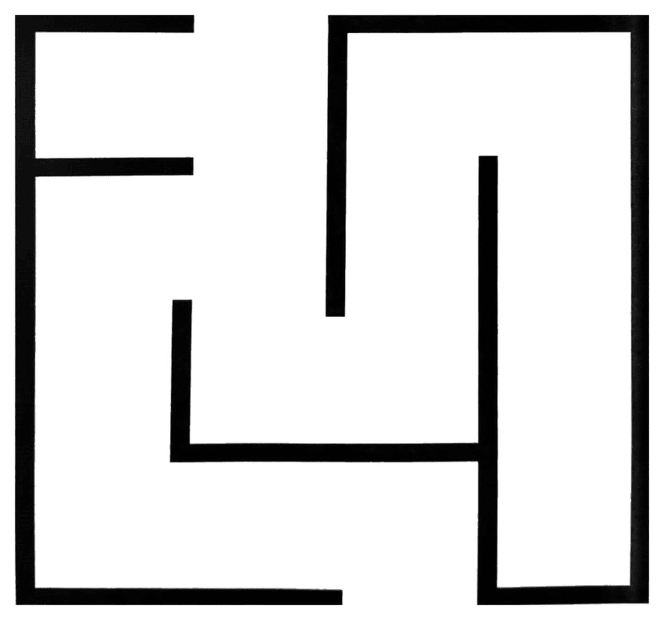
#> input picture maze3.png, 664 x 620 px
$ python main.py
#> lines starting #> are read from the running program, lines starting #| are printed output that depends on the picture
### mapper.py
import cv2 as cv
import grid as g
import numpy as np

class GridMapper:
    def __init__(self, img_path):
#> called with img_path = 'maze3.png'
        self.img_path = img_path
        self.img_h, self.img_w, _ = cv.imread(self.img_path).shape
#> self.img_h = 620; self.img_w = 664
        self.start = None
        self.end = None

    # [5 lines left out: function put_start_and_end, not called in this run]

    def get_grid(self, grid_h=50, grid_w=50, show=False):
#> called with grid_h = 80, grid_w = 80, show = False
        while True:
            if self.start is None or self.end is None:
                frame = cv.imread(self.img_path)
#> frame is the input picture: shape (620, 664, 3); mean B, G, R 216.7, 216.6, 216.7
                frame = cv.cvtColor(frame, cv.COLOR_BGR2GRAY)
#> frame: shape (620, 664)
                frame = cv.dilate(frame, kernel=np.ones(shape=(3, 3)), iterations=3)
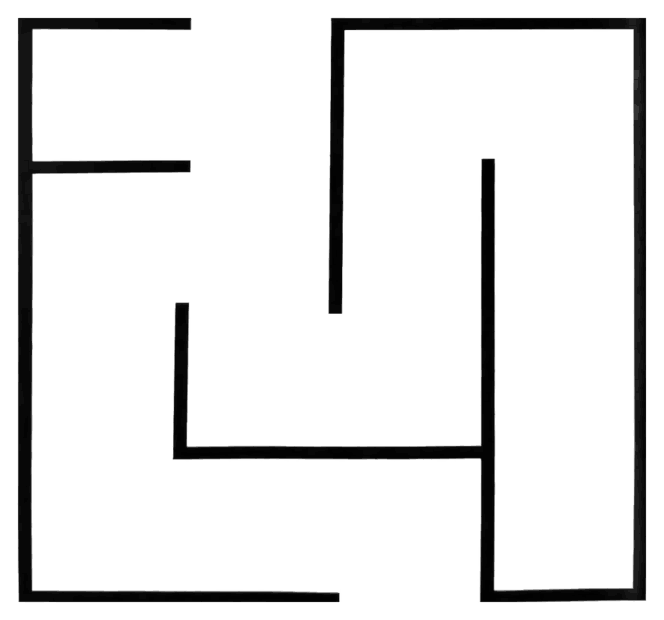
#> frame: shape (620, 664); min 1, max 255, mean 229.6
                frame = cv.erode(frame, kernel=(3, 3), iterations=2)
                cv.imshow('Frame', frame)
                cv.setMouseCallback('Frame', self.put_start_and_end, frame)
                if cv.waitKey(1) == 27:
#> (key Esc is pressed here)
                    break
            else:
                break
        frame = cv.resize(frame, (grid_w, grid_h))
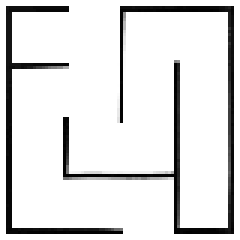
#> frame: shape (80, 80) (shown 3 times larger); min 1, max 255, mean 225.2
#> (the run stopped early here; a loop or call above may not have finished)

$ run again, with maze1.png copied over maze3.png
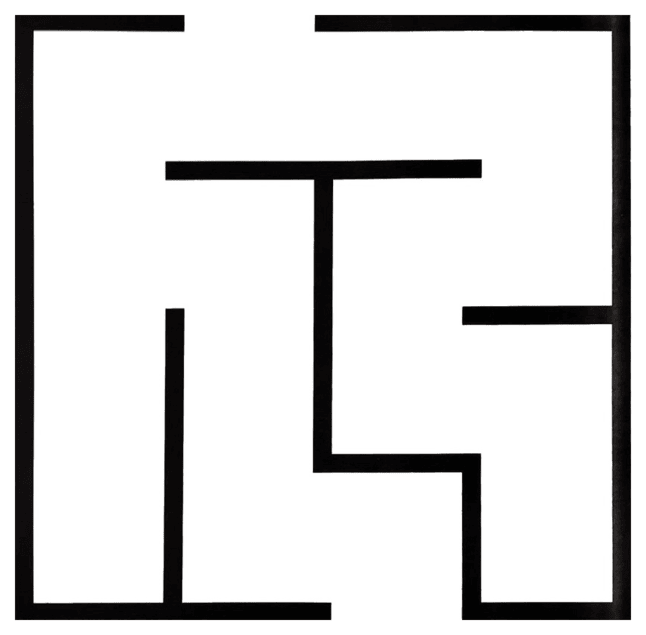
#> input picture maze1.png, 646 x 635 px
#> self.img_h = 635; self.img_w = 646
#> in get_grid, frame is the input picture: shape (635, 646, 3); mean B, G, R 217.4, 217.4, 217.6
#> in get_grid, `frame = cv.dilate(frame, kernel=np.ones(shape=(3, 3)), iterations=3)`:
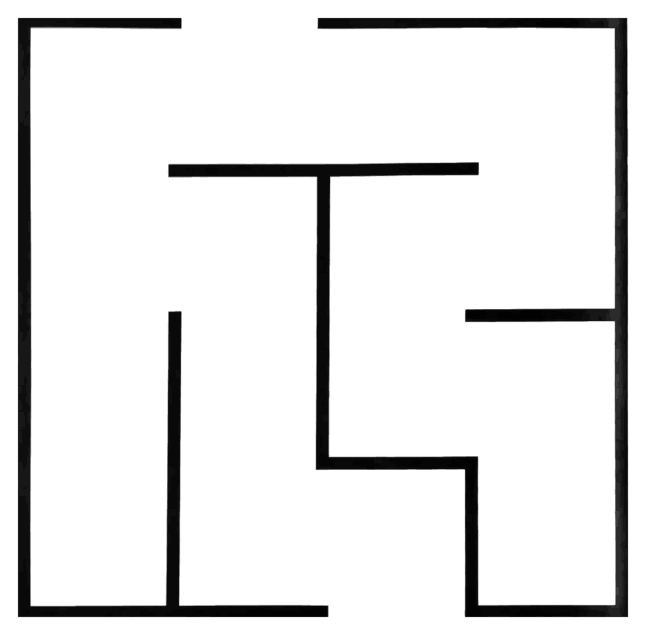
#> frame: shape (635, 646); min 2, max 255, mean 230.4
#> in get_grid, `frame = cv.resize(frame, (grid_w, grid_h))`:
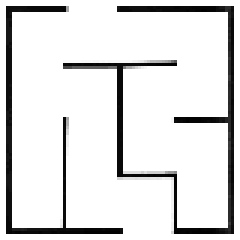
#> frame: shape (80, 80) (shown 3 times larger); min 2, max 255, mean 225.9
